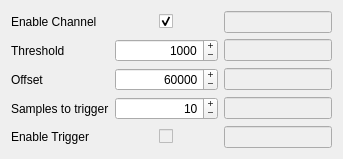
     <widget class="QWidget" name="tabChannel0">
      <attribute name="title">
       <string>Channel 0</string>
      </attribute>
      <layout class="QGridLayout" name="gridLayout_2">
       <item row="2" column="1">
        <widget class="QSpinBox" name="ledOffsetCh0Input">
         <property name="alignment">
          <set>Qt::AlignRight|Qt::AlignTrailing|Qt::AlignVCenter</set>
         </property>
         <property name="buttonSymbols">
          <enum>QAbstractSpinBox::PlusMinus</enum>
         </property>
         <property name="text" stdset="0">
          <string>60000</string>
         </property>
         <property name="maximum">
          <number>65535</number>
         </property>
         <property name="value">
          <number>60000</number>
         </property>
        </widget>
       </item>
       <item row="3" column="2">
        <widget class="QLineEdit" name="ledSamplesToTriggerCh0Output">
         <property name="enabled">
          <bool>false</bool>
         </property>
         <property name="focusPolicy">
          <enum>Qt::NoFocus</enum>
         </property>
         <property name="alignment">
          <set>Qt::AlignRight|Qt::AlignTrailing|Qt::AlignVCenter</set>
         </property>
        </widget>
       </item>
       <item row="0" column="2">
        <widget class="QLineEdit" name="ledEnableChannelCh0Output">
         <property name="enabled">
          <bool>false</bool>
         </property>
         <property name="focusPolicy">
          <enum>Qt::NoFocus</enum>
         </property>
         <property name="alignment">
          <set>Qt::AlignRight|Qt::AlignTrailing|Qt::AlignVCenter</set>
         </property>
        </widget>
       </item>
       <item row="1" column="0">
        <widget class="QLabel" name="labThreshold">
         <property name="text">
          <string>Threshold</string>
         </property>
        </widget>
       </item>
       <item row="2" column="2">
        <widget class="QLineEdit" name="ledOffsetCh0Output">
         <property name="enabled">
          <bool>false</bool>
         </property>
         <property name="focusPolicy">
          <enum>Qt::NoFocus</enum>
         </property>
         <property name="alignment">
          <set>Qt::AlignRight|Qt::AlignTrailing|Qt::AlignVCenter</set>
         </property>
        </widget>
       </item>
       <item row="3" column="0">
        <widget class="QLabel" name="labSamplesToTrigger">
         <property name="text">
          <string>Samples to trigger</string>
         </property>
        </widget>
       </item>
       <item row="3" column="1">
        <widget class="QSpinBox" name="ledSamplesToTriggerCh0Input">
         <property name="minimumSize">
          <size>
           <width>103</width>
           <height>0</height>
          </size>
         </property>
         <property name="alignment">
          <set>Qt::AlignRight|Qt::AlignTrailing|Qt::AlignVCenter</set>
         </property>
         <property name="buttonSymbols">
          <enum>QAbstractSpinBox::PlusMinus</enum>
         </property>
         <property name="text" stdset="0">
          <string>10</string>
         </property>
         <property name="maximum">
          <number>4095</number>
         </property>
         <property name="value">
          <number>10</number>
         </property>
        </widget>
       </item>
       <item row="1" column="2">
        <widget class="QLineEdit" name="ledThresholdCh0Output">
         <property name="enabled">
          <bool>false</bool>
         </property>
         <property name="focusPolicy">
          <enum>Qt::NoFocus</enum>
         </property>
         <property name="alignment">
          <set>Qt::AlignRight|Qt::AlignTrailing|Qt::AlignVCenter</set>
         </property>
        </widget>
       </item>
       <item row="2" column="0">
        <widget class="QLabel" name="labOffset">
         <property name="text">
          <string>Offset</string>
         </property>
        </widget>
       </item>
       <item row="1" column="1">
        <widget class="QSpinBox" name="ledThresholdCh0Input">
         <property name="alignment">
          <set>Qt::AlignRight|Qt::AlignTrailing|Qt::AlignVCenter</set>
         </property>
         <property name="buttonSymbols">
          <enum>QAbstractSpinBox::PlusMinus</enum>
         </property>
         <property name="text" stdset="0">
          <string>1000</string>
         </property>
         <property name="maximum">
          <number>16383</number>
         </property>
         <property name="value">
          <number>1000</number>
         </property>
        </widget>
       </item>
       <item row="0" column="0">
        <widget class="QLabel" name="labEnableChannel">
         <property name="text">
          <string>Enable Channel</string>
         </property>
        </widget>
       </item>
       <item row="5" column="0">
        <widget class="QLabel" name="labEnableTrigger">
         <property name="text">
          <string>Enable Trigger</string>
         </property>
        </widget>
       </item>
       <item row="5" column="2">
        <widget class="QLineEdit" name="ledEnableTriggerCh0Output">
         <property name="enabled">
          <bool>false</bool>
         </property>
         <property name="focusPolicy">
          <enum>Qt::NoFocus</enum>
         </property>
         <property name="alignment">
          <set>Qt::AlignRight|Qt::AlignTrailing|Qt::AlignVCenter</set>
         </property>
        </widget>
       </item>
       <item row="5" column="1" alignment="Qt::AlignHCenter">
        <widget class="QCheckBox" name="cbEnableTriggerCh0Input">
         <property name="enabled">
          <bool>false</bool>
         </property>
         <property name="text">
          <string/>
         </property>
         <property name="checkable">
          <bool>true</bool>
         </property>
        </widget>
       </item>
       <item row="0" column="1" alignment="Qt::AlignHCenter">
        <widget class="QCheckBox" name="cbEnableChannelCh0Input">
         <property name="text">
          <string/>
         </property>
         <property name="checked">
          <bool>true</bool>
         </property>
        </widget>
       </item>
      </layout>
     </widget>
